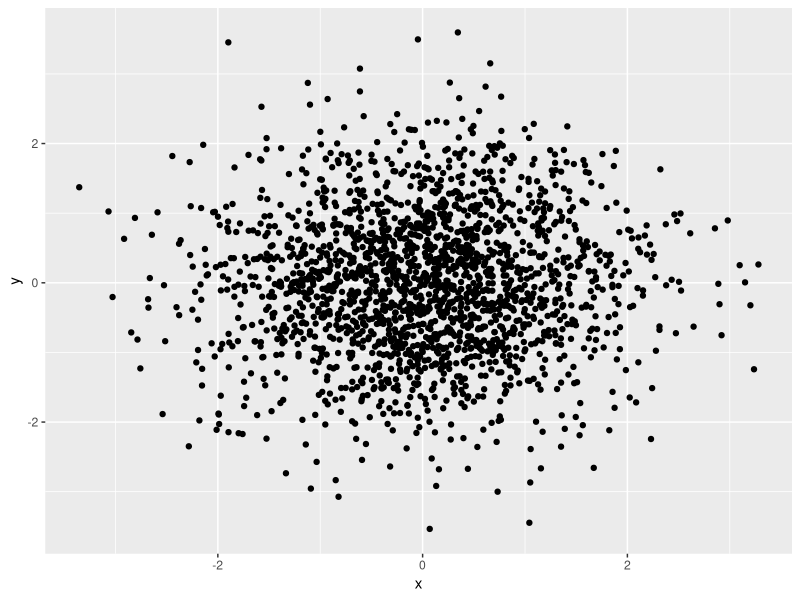
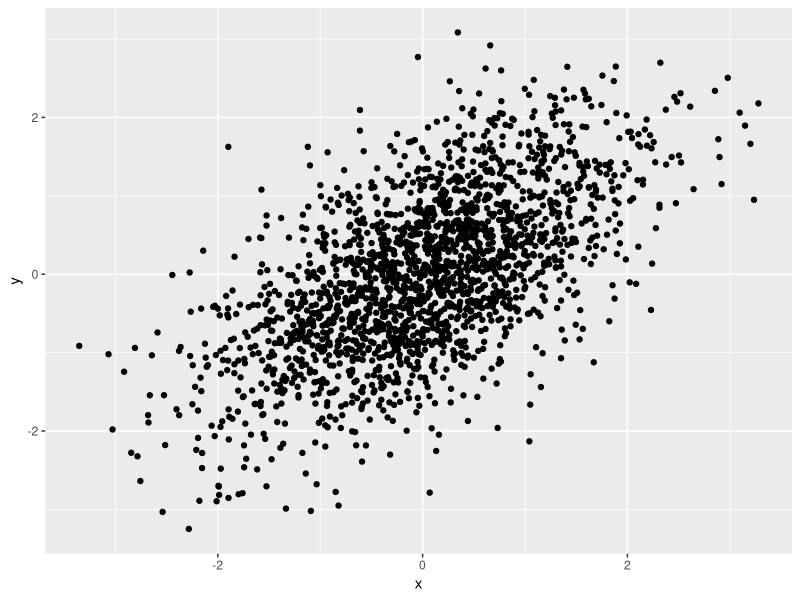
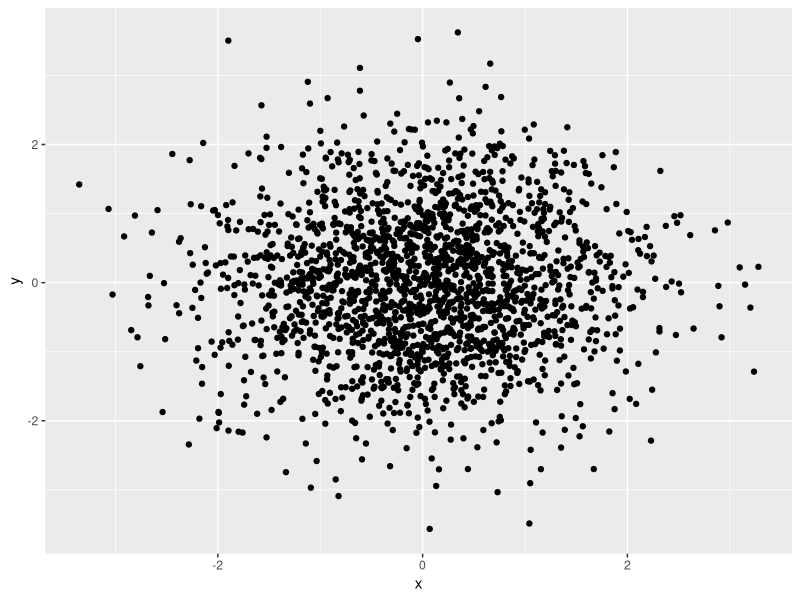

Reproduce these figures in R, in order.
library(data.table)
library(ggplot2)

n = 2000

df = data.table(x = rnorm(n), y = rnorm(n))
#df[,x := x - mean(x)]
#df[,y := y - mean(y)]

ggplot(df, aes(x, y)) + geom_point()


#Correlate DATA (assuming zero mean)
cor_mat = matrix(c(1, 0.6, 0.6, 1), nrow  = 2)
cor_mat_chol = chol(cor_mat)

df_cor = data.table(as.matrix(df) %*% cor_mat_chol )
names(df_cor) <- c('x', 'y')

#summary(df$x * 0.6 + sqrt(1-0.6*0.6) * df$y - df_cor$y)

ggplot(df_cor, aes(x, y)) + geom_point()
cor(df)
cor(df_cor)
summary(df - df_cor)

#UN-correlate data
cor_mat_chol = chol(cor(df_cor))
cor_mat_chol_inv = solve(cor_mat_chol)

df_decor <- data.table( as.matrix(df_cor) %*% cor_mat_chol_inv  ) 
names(df_decor) <- c('x', 'y')

summary(df - df_decor) #we should recover original matrix - if we use the same covariance 

ggplot(df_decor, aes(x, y)) + geom_point()
cor(df)
cor(df_cor)
cor(df_decor)
